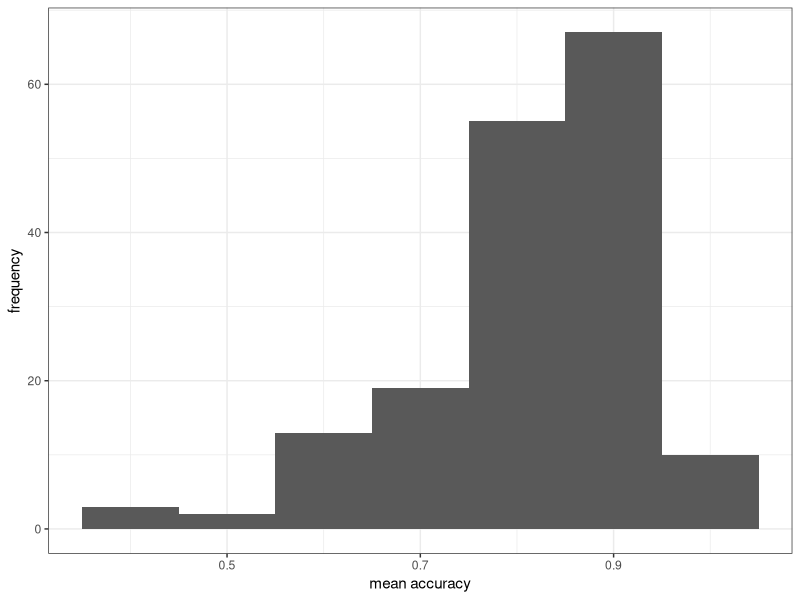

Write the R code that produced this figure.
## ---- chunk 1
#| warning: false
#| echo: false
library(tidyverse)
## ---- chunk 2
#| warning: false
#| echo: false
# -- code to read in the aggregated subject level data from the clearly-understood data set
# -- study one
study.one.gen <- read_csv("study-one-general-participants.csv", 
                                  col_types = cols(
                                    participant_ID = col_factor(),
                                    study = col_factor(),
                                    EDUCATION = col_factor(),
                                    GENDER = col_factor(),
                                    ETHNICITY = col_factor()
                                    )
                                   )

# -- study two
study.two.gen <- read_csv("study-two-general-participants.csv", 
                                  col_types = cols(
                                    participant_ID = col_factor(),
                                    study = col_factor(),
                                    EDUCATION = col_factor(),
                                    GENDER = col_factor(),
                                    ETHNICITY = col_factor()
                                    )
                                   )
## ---- chunk 3
ggplot(data = study.one.gen, aes(x = mean.acc)) +
geom_histogram(binwidth = 0.1) +
  theme_bw() +
  labs(x = "mean accuracy", y = "frequency")
## ---- chunk 4
head(study.two.gen)
